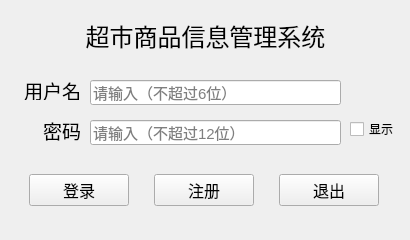
<?xml version="1.0" encoding="UTF-8"?>
<ui version="4.0">
 <class>Page_Lolgin</class>
 <widget class="QWidget" name="Page_Lolgin">
  <property name="geometry">
   <rect>
    <x>0</x>
    <y>0</y>
    <width>410</width>
    <height>240</height>
   </rect>
  </property>
  <property name="minimumSize">
   <size>
    <width>410</width>
    <height>240</height>
   </size>
  </property>
  <property name="maximumSize">
   <size>
    <width>410</width>
    <height>240</height>
   </size>
  </property>
  <property name="windowTitle">
   <string>登录/注册</string>
  </property>
  <property name="windowIcon">
   <iconset resource="res.qrc">
    <normaloff>:/Pictures/Saved Pictures/wxyd.png</normaloff>:/Pictures/Saved Pictures/wxyd.png</iconset>
  </property>
  <property name="toolTip">
   <string>这是登录窗口</string>
  </property>
  <widget class="QLabel" name="lib_title">
   <property name="geometry">
    <rect>
     <x>0</x>
     <y>0</y>
     <width>411</width>
     <height>71</height>
    </rect>
   </property>
   <property name="font">
    <font>
     <pointsize>18</pointsize>
    </font>
   </property>
   <property name="text">
    <string>超市商品信息管理系统</string>
   </property>
   <property name="alignment">
    <set>Qt::AlignCenter</set>
   </property>
  </widget>
  <widget class="QWidget" name="widget" native="true">
   <property name="geometry">
    <rect>
     <x>10</x>
     <y>160</y>
     <width>388</width>
     <height>61</height>
    </rect>
   </property>
   <layout class="QHBoxLayout" name="horizontalLayout">
    <item>
     <widget class="QPushButton" name="bin_login">
      <property name="maximumSize">
       <size>
        <width>100</width>
        <height>16777215</height>
       </size>
      </property>
      <property name="font">
       <font>
        <pointsize>12</pointsize>
       </font>
      </property>
      <property name="text">
       <string>登录</string>
      </property>
     </widget>
    </item>
    <item>
     <widget class="QPushButton" name="bin_register">
      <property name="maximumSize">
       <size>
        <width>100</width>
        <height>16777215</height>
       </size>
      </property>
      <property name="font">
       <font>
        <pointsize>12</pointsize>
       </font>
      </property>
      <property name="text">
       <string>注册</string>
      </property>
     </widget>
    </item>
    <item>
     <widget class="QPushButton" name="bin_exit">
      <property name="maximumSize">
       <size>
        <width>100</width>
        <height>16777215</height>
       </size>
      </property>
      <property name="font">
       <font>
        <pointsize>12</pointsize>
       </font>
      </property>
      <property name="text">
       <string>退出</string>
      </property>
     </widget>
    </item>
   </layout>
  </widget>
  <widget class="QWidget" name="widget_3" native="true">
   <property name="geometry">
    <rect>
     <x>10</x>
     <y>40</y>
     <width>411</width>
     <height>121</height>
    </rect>
   </property>
   <widget class="QLineEdit" name="le_username">
    <property name="geometry">
     <rect>
      <x>80</x>
      <y>40</y>
      <width>251</width>
      <height>25</height>
     </rect>
    </property>
    <property name="maximumSize">
     <size>
      <width>251</width>
      <height>16777215</height>
     </size>
    </property>
    <property name="font">
     <font>
      <pointsize>11</pointsize>
     </font>
    </property>
    <property name="text">
     <string/>
    </property>
    <property name="maxLength">
     <number>6</number>
    </property>
    <property name="placeholderText">
     <string>请输入（不超过6位）</string>
    </property>
   </widget>
   <widget class="QLabel" name="label_2">
    <property name="geometry">
     <rect>
      <x>0</x>
      <y>40</y>
      <width>71</width>
      <height>20</height>
     </rect>
    </property>
    <property name="font">
     <font>
      <pointsize>14</pointsize>
     </font>
    </property>
    <property name="text">
     <string>用户名</string>
    </property>
    <property name="alignment">
     <set>Qt::AlignRight|Qt::AlignTrailing|Qt::AlignVCenter</set>
    </property>
   </widget>
   <widget class="QWidget" name="widget_4" native="true">
    <property name="geometry">
     <rect>
      <x>0</x>
      <y>50</y>
      <width>411</width>
      <height>61</height>
     </rect>
    </property>
    <widget class="QLineEdit" name="le_password">
     <property name="geometry">
      <rect>
       <x>80</x>
       <y>30</y>
       <width>251</width>
       <height>25</height>
      </rect>
     </property>
     <property name="maximumSize">
      <size>
       <width>251</width>
       <height>16777215</height>
      </size>
     </property>
     <property name="font">
      <font>
       <pointsize>11</pointsize>
      </font>
     </property>
     <property name="maxLength">
      <number>12</number>
     </property>
     <property name="echoMode">
      <enum>QLineEdit::Password</enum>
     </property>
     <property name="placeholderText">
      <string>请输入（不超过12位）</string>
     </property>
    </widget>
    <widget class="QLabel" name="label_3">
     <property name="geometry">
      <rect>
       <x>0</x>
       <y>30</y>
       <width>71</width>
       <height>21</height>
      </rect>
     </property>
     <property name="font">
      <font>
       <pointsize>14</pointsize>
      </font>
     </property>
     <property name="text">
      <string>密码</string>
     </property>
     <property name="alignment">
      <set>Qt::AlignRight|Qt::AlignTrailing|Qt::AlignVCenter</set>
     </property>
    </widget>
    <widget class="QCheckBox" name="checkBox">
     <property name="geometry">
      <rect>
       <x>340</x>
       <y>30</y>
       <width>61</width>
       <height>18</height>
      </rect>
     </property>
     <property name="text">
      <string>显示</string>
     </property>
    </widget>
   </widget>
   <zorder>label_2</zorder>
   <zorder>widget_4</zorder>
   <zorder>le_username</zorder>
  </widget>
 </widget>
 <tabstops>
  <tabstop>le_username</tabstop>
  <tabstop>le_password</tabstop>
  <tabstop>bin_login</tabstop>
  <tabstop>bin_register</tabstop>
  <tabstop>bin_exit</tabstop>
 </tabstops>
 <resources>
  <include location="res.qrc"/>
 </resources>
 <connections/>
</ui>
